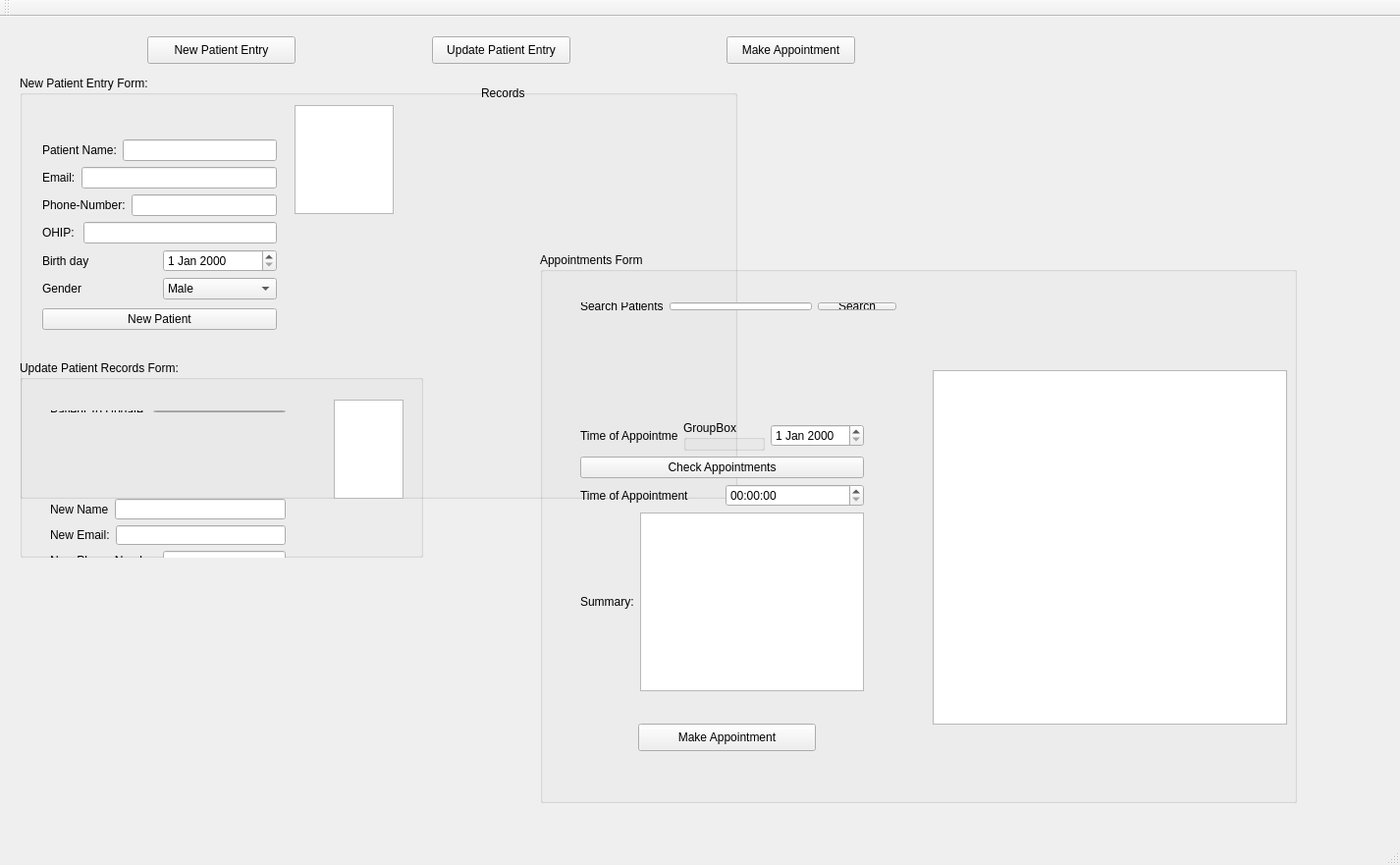
<?xml version="1.0" encoding="UTF-8"?>
<ui version="4.0">
 <class>MainWindow</class>
 <widget class="QMainWindow" name="MainWindow">
  <property name="geometry">
   <rect>
    <x>0</x>
    <y>0</y>
    <width>1426</width>
    <height>881</height>
   </rect>
  </property>
  <property name="windowTitle">
   <string>MainWindow</string>
  </property>
  <widget class="QWidget" name="centralWidget">
   <widget class="QGroupBox" name="patientEntryForm">
    <property name="geometry">
     <rect>
      <x>20</x>
      <y>60</y>
      <width>731</width>
      <height>431</height>
     </rect>
    </property>
    <property name="title">
     <string>New Patient Entry Form:</string>
    </property>
    <widget class="QWidget" name="layoutWidget">
     <property name="geometry">
      <rect>
       <x>12</x>
       <y>51</y>
       <width>261</width>
       <height>222</height>
      </rect>
     </property>
     <layout class="QVBoxLayout" name="_2">
      <item>
       <layout class="QVBoxLayout" name="verticalLayout_3">
        <item>
         <layout class="QVBoxLayout" name="verticalLayout_2">
          <item>
           <layout class="QVBoxLayout" name="verticalLayout">
            <item>
             <layout class="QHBoxLayout" name="horizontalLayout">
              <item>
               <widget class="QLabel" name="patientNameLabel">
                <property name="text">
                 <string>Patient Name:</string>
                </property>
               </widget>
              </item>
              <item>
               <widget class="QLineEdit" name="patientName"/>
              </item>
             </layout>
            </item>
            <item>
             <layout class="QHBoxLayout" name="horizontalLayout_2">
              <item>
               <widget class="QLabel" name="emailNameLabel">
                <property name="text">
                 <string>Email:</string>
                </property>
               </widget>
              </item>
              <item>
               <widget class="QLineEdit" name="email"/>
              </item>
             </layout>
            </item>
            <item>
             <layout class="QHBoxLayout" name="horizontalLayout_4">
              <item>
               <widget class="QLabel" name="phoneNumberLabel">
                <property name="text">
                 <string>Phone-Number:</string>
                </property>
               </widget>
              </item>
              <item>
               <widget class="QLineEdit" name="phone"/>
              </item>
             </layout>
            </item>
            <item>
             <layout class="QHBoxLayout" name="horizontalLayout_5">
              <item>
               <widget class="QLabel" name="OHIPLabel">
                <property name="text">
                 <string>OHIP: </string>
                </property>
               </widget>
              </item>
              <item>
               <widget class="QLineEdit" name="ohip"/>
              </item>
             </layout>
            </item>
           </layout>
          </item>
          <item>
           <layout class="QHBoxLayout" name="horizontalLayout_3">
            <item>
             <widget class="QLabel" name="bdayLabel">
              <property name="text">
               <string>Birth day</string>
              </property>
             </widget>
            </item>
            <item>
             <widget class="QDateEdit" name="birthDay"/>
            </item>
           </layout>
          </item>
         </layout>
        </item>
        <item>
         <layout class="QHBoxLayout" name="horizontalLayout_6">
          <item>
           <widget class="QLabel" name="sexLabel">
            <property name="text">
             <string>Gender</string>
            </property>
           </widget>
          </item>
          <item>
           <widget class="QComboBox" name="gender">
            <item>
             <property name="text">
              <string>Male</string>
             </property>
            </item>
            <item>
             <property name="text">
              <string>Female</string>
             </property>
            </item>
            <item>
             <property name="text">
              <string>Non-Binary</string>
             </property>
            </item>
            <item>
             <property name="text">
              <string>Trans-Man</string>
             </property>
            </item>
            <item>
             <property name="text">
              <string>Trans-Woman</string>
             </property>
            </item>
            <item>
             <property name="text">
              <string>Other</string>
             </property>
            </item>
           </widget>
          </item>
         </layout>
        </item>
       </layout>
      </item>
      <item>
       <widget class="QPushButton" name="newPatientButton">
        <property name="text">
         <string>New Patient</string>
        </property>
       </widget>
      </item>
     </layout>
    </widget>
    <widget class="QLabel" name="label">
     <property name="geometry">
      <rect>
       <x>470</x>
       <y>10</y>
       <width>46</width>
       <height>16</height>
      </rect>
     </property>
     <property name="text">
      <string>Records</string>
     </property>
    </widget>
    <widget class="QTextBrowser" name="recordstextBrowser">
     <property name="geometry">
      <rect>
       <x>280</x>
       <y>30</y>
       <width>101</width>
       <height>111</height>
      </rect>
     </property>
    </widget>
   </widget>
   <widget class="QPushButton" name="updatePatientForm">
    <property name="geometry">
     <rect>
      <x>440</x>
      <y>20</y>
      <width>141</width>
      <height>28</height>
     </rect>
    </property>
    <property name="text">
     <string>Update Patient Entry</string>
    </property>
   </widget>
   <widget class="QGroupBox" name="updateRecordForm">
    <property name="geometry">
     <rect>
      <x>20</x>
      <y>350</y>
      <width>411</width>
      <height>201</height>
     </rect>
    </property>
    <property name="title">
     <string>Update Patient Records Form:</string>
    </property>
    <widget class="QTextBrowser" name="updateDisplay">
     <property name="geometry">
      <rect>
       <x>320</x>
       <y>40</y>
       <width>71</width>
       <height>101</height>
      </rect>
     </property>
    </widget>
    <widget class="QWidget" name="layoutWidget">
     <property name="geometry">
      <rect>
       <x>20</x>
       <y>40</y>
       <width>262</width>
       <height>24</height>
      </rect>
     </property>
     <layout class="QHBoxLayout" name="horizontalLayout_8">
      <item>
       <widget class="QLabel" name="label_5">
        <property name="text">
         <string>Patient To Update:</string>
        </property>
       </widget>
      </item>
      <item>
       <layout class="QHBoxLayout" name="horizontalLayout_11"/>
      </item>
      <item>
       <widget class="QLineEdit" name="patientToUpdate"/>
      </item>
     </layout>
    </widget>
    <widget class="QPushButton" name="updateButton">
     <property name="geometry">
      <rect>
       <x>110</x>
       <y>260</y>
       <width>93</width>
       <height>28</height>
      </rect>
     </property>
     <property name="text">
      <string>Update</string>
     </property>
    </widget>
    <widget class="QWidget" name="layoutWidget">
     <property name="geometry">
      <rect>
       <x>20</x>
       <y>130</y>
       <width>262</width>
       <height>121</height>
      </rect>
     </property>
     <layout class="QVBoxLayout" name="verticalLayout_4">
      <item>
       <layout class="QHBoxLayout" name="horizontalLayout_10">
        <item>
         <widget class="QLabel" name="label_4">
          <property name="text">
           <string>New Name</string>
          </property>
         </widget>
        </item>
        <item>
         <widget class="QLineEdit" name="newName"/>
        </item>
       </layout>
      </item>
      <item>
       <layout class="QHBoxLayout" name="horizontalLayout_13">
        <item>
         <layout class="QHBoxLayout" name="horizontalLayout_7">
          <item>
           <widget class="QLabel" name="label_2">
            <property name="text">
             <string>New Email:</string>
            </property>
           </widget>
          </item>
          <item>
           <widget class="QLineEdit" name="newEmail"/>
          </item>
         </layout>
        </item>
       </layout>
      </item>
      <item>
       <layout class="QHBoxLayout" name="horizontalLayout_14">
        <item>
         <widget class="QLabel" name="label_3">
          <property name="text">
           <string>New Phone-Number</string>
          </property>
         </widget>
        </item>
        <item>
         <widget class="QLineEdit" name="newPhone"/>
        </item>
       </layout>
      </item>
      <item>
       <layout class="QHBoxLayout" name="horizontalLayout_12">
        <item>
         <widget class="QLabel" name="label_6">
          <property name="text">
           <string>New Gender</string>
          </property>
         </widget>
        </item>
        <item>
         <widget class="QComboBox" name="newGenderComboBox">
          <item>
           <property name="text">
            <string>Male</string>
           </property>
          </item>
          <item>
           <property name="text">
            <string>Female</string>
           </property>
          </item>
          <item>
           <property name="text">
            <string>Non-Binary</string>
           </property>
          </item>
          <item>
           <property name="text">
            <string>Trans-Man</string>
           </property>
          </item>
          <item>
           <property name="text">
            <string>Trans-Woman</string>
           </property>
          </item>
          <item>
           <property name="text">
            <string>Other</string>
           </property>
          </item>
         </widget>
        </item>
       </layout>
      </item>
     </layout>
    </widget>
   </widget>
   <widget class="QPushButton" name="newPatientEntry">
    <property name="geometry">
     <rect>
      <x>150</x>
      <y>20</y>
      <width>151</width>
      <height>28</height>
     </rect>
    </property>
    <property name="text">
     <string>New Patient Entry</string>
    </property>
   </widget>
   <widget class="QPushButton" name="appointmentFormButton">
    <property name="geometry">
     <rect>
      <x>740</x>
      <y>20</y>
      <width>131</width>
      <height>28</height>
     </rect>
    </property>
    <property name="text">
     <string>Make Appointment</string>
    </property>
   </widget>
   <widget class="QGroupBox" name="appointmentsForm">
    <property name="geometry">
     <rect>
      <x>550</x>
      <y>240</y>
      <width>771</width>
      <height>561</height>
     </rect>
    </property>
    <property name="title">
     <string>Appointments Form</string>
    </property>
    <widget class="QWidget" name="">
     <property name="geometry">
      <rect>
       <x>30</x>
       <y>140</y>
       <width>311</width>
       <height>318</height>
      </rect>
     </property>
     <layout class="QVBoxLayout" name="verticalLayout_7">
      <item>
       <widget class="QLabel" name="searchedPatientLabel">
        <property name="text">
         <string/>
        </property>
       </widget>
      </item>
      <item>
       <layout class="QVBoxLayout" name="verticalLayout_5">
        <item>
         <layout class="QHBoxLayout" name="horizontalLayout_16">
          <item>
           <widget class="QLabel" name="label_9">
            <property name="text">
             <string>Time of Appointment:</string>
            </property>
           </widget>
          </item>
          <item>
           <widget class="QGroupBox" name="groupBox">
            <property name="title">
             <string>GroupBox</string>
            </property>
            <widget class="QWidget" name="layoutWidget">
             <property name="geometry">
              <rect>
               <x>-140</x>
               <y>-30</y>
               <width>313</width>
               <height>320</height>
              </rect>
             </property>
             <layout class="QVBoxLayout" name="verticalLayout_8"/>
            </widget>
           </widget>
          </item>
          <item>
           <widget class="QDateEdit" name="appointDate"/>
          </item>
         </layout>
        </item>
       </layout>
      </item>
      <item>
       <widget class="QPushButton" name="checkAppointmentsButton">
        <property name="text">
         <string>Check Appointments</string>
        </property>
       </widget>
      </item>
      <item>
       <layout class="QHBoxLayout" name="horizontalLayout_17">
        <item>
         <widget class="QLabel" name="label_8">
          <property name="text">
           <string>Time of Appointment</string>
          </property>
         </widget>
        </item>
        <item>
         <widget class="QTimeEdit" name="appointTime"/>
        </item>
       </layout>
      </item>
      <item>
       <layout class="QHBoxLayout" name="horizontalLayout_18">
        <item>
         <widget class="QLabel" name="label_10">
          <property name="text">
           <string>Summary:</string>
          </property>
         </widget>
        </item>
        <item>
         <widget class="QPlainTextEdit" name="reasonForAppointment"/>
        </item>
       </layout>
      </item>
      <item>
       <layout class="QVBoxLayout" name="verticalLayout_6"/>
      </item>
     </layout>
    </widget>
    <widget class="QWidget" name="layoutWidget">
     <property name="geometry">
      <rect>
       <x>30</x>
       <y>40</y>
       <width>344</width>
       <height>30</height>
      </rect>
     </property>
     <layout class="QHBoxLayout" name="horizontalLayout_15">
      <item>
       <layout class="QHBoxLayout" name="horizontalLayout_9">
        <item>
         <widget class="QLabel" name="label_7">
          <property name="text">
           <string>Search Patients</string>
          </property>
         </widget>
        </item>
        <item>
         <widget class="QLineEdit" name="searchPatient"/>
        </item>
       </layout>
      </item>
      <item>
       <widget class="QPushButton" name="searchPatientButton">
        <property name="text">
         <string>Search</string>
        </property>
       </widget>
      </item>
     </layout>
    </widget>
    <widget class="QPushButton" name="makeAppointmentButton">
     <property name="geometry">
      <rect>
       <x>100</x>
       <y>480</y>
       <width>181</width>
       <height>28</height>
      </rect>
     </property>
     <property name="text">
      <string>Make Appointment</string>
     </property>
    </widget>
    <widget class="QTextBrowser" name="appointmentsDisplay">
     <property name="geometry">
      <rect>
       <x>400</x>
       <y>120</y>
       <width>361</width>
       <height>361</height>
      </rect>
     </property>
    </widget>
   </widget>
  </widget>
  <widget class="QMenuBar" name="menuBar">
   <property name="geometry">
    <rect>
     <x>0</x>
     <y>0</y>
     <width>1426</width>
     <height>26</height>
    </rect>
   </property>
  </widget>
  <widget class="QToolBar" name="mainToolBar">
   <attribute name="toolBarArea">
    <enum>TopToolBarArea</enum>
   </attribute>
   <attribute name="toolBarBreak">
    <bool>false</bool>
   </attribute>
  </widget>
  <widget class="QStatusBar" name="statusBar"/>
 </widget>
 <layoutdefault spacing="6" margin="11"/>
 <resources/>
 <connections/>
</ui>
